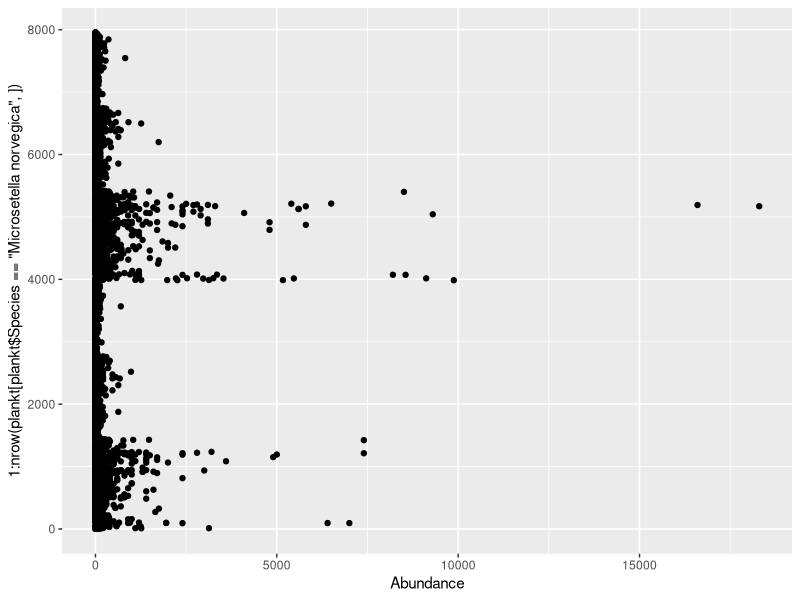

Here is the R script that generated this plot: (Note: this script raises an error after producing the figure.)
# Первичное преобразование данных. 

# Packages  ####
library(reshape2)
library(ggplot2)
library(dplyr)


# Подготовка данных ####
plankt_wide <- read.csv("data/Plankton_raw_tidy.csv", header = TRUE)
vars <- read.csv("data/Plankton_raw_tidy_variables.csv", header = T)


d <- (melt(plankt_wide, id.vars = c("Day", 	"Month", 	"Year", 	"Data"), variable.name = "Var_ID", value.name = "Abundance"))


plankt <- merge(d, vars)



# Первичный осмотр данных ####

ggplot(plankt[plankt$Species == "Microsetella norvegica", ], aes(x = Abundance, y = 1:nrow(plankt[plankt$Species == "Microsetella norvegica", ]))) + geom_point()

# Вопрос Это ошибка в набивке или реально так много.
plankt[plankt$Abundance > 10000 & !is.na(plankt$Abundance) & plankt$Species == "Microsetella norvegica",  ]





plankt$Date2 <- strptime(paste(plankt$Day,"/", plankt$Month, "/", plankt$Year, sep = ""), format=("%d/%m/%Y"))

Start_day <- strptime(paste(plankt_mean$Year,"/01/01", sep = ""), format=("%Y/%d/%m"))


plankt$Days_from_year_start <-  as.numeric(round(difftime(plankt$Date2, as.Date(Start_day))))

hist(plankt$Days_from_year_start)


## Среденвзвешанные значения, объединение слоев

plankt_total <- plankt[plankt$Stage == "Total", ] %>% group_by(Species, Year, Month, Day) %>% summarise(Abundance_0_10 = sum(Abundance[Level == "0-10"]), Abundance_10_25 =  sum(Abundance[Level == "10-25"]), Abundance_25_bottom =  sum(Abundance[Level == "25-bottom"]) )

plankt_total$N_weig <- round((plankt_total$Abundance_0_10 * 10 + plankt_total$Abundance_10_25 * 15 + plankt_total$Abundance_25_bottom * 40)/65, 1)  


# 
# plankt_1 <- plankt[plankt$Level == "0-10", ]
# nrow(plankt_1)
# 
# plankt_2 <- plankt[plankt$Level == "10-25", ]
# nrow(plankt_2)
# 
# plankt_3 <- plankt[plankt$Level == "25-bottom", ]
# nrow(plankt_3)
# 
# 
# names(plankt_1)

# plankt_mean <- plankt_1
# 
# plankt_mean$Abund_mean <- (plankt_1$Abundance*10 + plankt_2$Abundance*15 + plankt_3$Abundance *40 )/65
# 
# qplot(plankt_mean$Abund_mean, plankt_mean$Abundance)


# names(plankt_mean)

# plankt_mean <- plankt_mean[, -6]



# names(plankt_mean)

# plankt_mean <- plankt_mean[, -8]

# names(plankt_mean)


## plankt_mean - dataframe  с усреденными обилиями по горизонтам 0-10 + 10-25





# Многолетние значения средних по летним месяцам  ####


Abundance <- read.csv("data/abundance.csv", header = TRUE) # Данные по обилию видов, усреденнные по всему столбу воды за март-сентябрь.


# ggplot(plankt_mean[plankt_mean$Stage == "Total" & plankt$Month %in% 6:9, ], aes(x = Year, y = (Abund_mean)))  + stat_summary(fun.data = "mean_cl_boot") + facet_wrap(~Species, scales = "free_y") + geom_smooth() 
# 
# colSums(is.na(plankt_mean[plankt_mean$Stage == "Total" & plankt$Month %in% 6:9, ]))
# 
              

# 
# # Находим пики в сезоны
# 
# names(plankt_mean)
# 
# 
# 
# plankt_mean$Date2 <- strptime(paste(plankt_mean$Day,"/", plankt_mean$Month, "/", plankt_mean$Year, sep = ""), format=("%d/%m/%Y"))
# 
# Start_day <- strptime(paste(plankt_mean$Year,"/01/01", sep = ""), format=("%Y/%d/%m"))
# 
# 
# plankt_mean$Days_from_year_start <-  as.numeric(round(difftime(plankt_mean$Date2, as.Date(Start_day))))
# 
# names(plankt_mean)
# 
# 

## Находим средние плотности для каждого вида в период с мая по октябрь


plankt_total$Date2 <- strptime(paste(plankt_total$Day,"/", plankt_total$Month, "/", plankt_total$Year, sep = ""), format=("%d/%m/%Y"))


plankt_total$Month <- months(plankt_total$Date2)

month_included <- if(.Platform$OS.type == "unix") {c("мая", "июня", "июля", "августа","сентября", "октября")}else {c("Май", "Июнь", "Июль", "Август","Сентябрь", "Октябрь")} 
  
  
  
  

plankt_total_summer <- plankt_total[plankt_total$Month %in% month_included, ]


table(plankt_total_summer$Month) 

Abundance_summer <-plankt_total_summer %>% group_by(Species, Year, Month, Day) %>% summarise(N = sum(N_weig, na.rm = TRUE)) %>% group_by (Species, Year)  %>% summarise(Mean_N = mean(N, na.rm = TRUE))

 

Abundance_summer <- round(dcast(Abundance_summer, formula = Year ~ Species ))
 
# qplot(x = Abundance$Calanus_N, y = Abundance_summer$`Calanus glacialis`) + geom_abline()
# qplot(x = Abundance$Pseudocalanus_N, y = Abundance_summer$`Pseudocalanus spp.`)+ geom_abline()
# qplot(x = Abundance$Acartia_N, y = Abundance_summer$`Acartia spp.`) + geom_abline()
# qplot(x = Abundance$Centropages_N, y = Abundance_summer$`Centropages hamatus`) + geom_abline()
# qplot(x = Abundance$Oithona_N, y = Abundance_summer$`Oithona similis`) + geom_abline()
# qplot(x = Abundance$Temora_N, y = Abundance_summer$`Temora longicornis`) + geom_abline()
# qplot(x = Abundance$Microsetella_N, y = Abundance_summer$`Microsetella norvegica`) + geom_abline()
# 
# write.table(Abundance_summer, "clipboard", sep = "\t", row.names = F)
# 


##разделяем датасет на части по видам



#У калянуса объединяем данные по численности копеподитов 1, 2 и 3
calanus_all <- plankt_mean[plankt_mean$Species == "Calanus glacialis", ]

calanus <- calanus_all[calanus_all$Stage == "cop I", ]

calanus1 <- calanus_all[calanus_all$Stage == "cop I", ]
nrow(calanus1)
sum(calanus1$Abund_mean, na.rm = T)

calanus2 <- calanus_all[calanus_all$Stage == "cop II", ]
nrow(calanus2)
sum(calanus2$Abund_mean, na.rm = T)

calanus3 <- calanus_all[calanus_all$Stage == "cop III", ]
nrow(calanus3)
sum(calanus3$Abund_mean, na.rm = T)

calanus$Abundance <- calanus1$Abundance + calanus2$Abundance + calanus3$Abundance  

calanus$Abund_mean <- calanus1$Abund_mean + calanus2$Abund_mean + calanus3$Abund_mean  
nrow(calanus)

calanus$Abund_mean2 <- calanus$Abund_mean
calanus$Abund_mean2[is.na(calanus$Abund_mean)] <- 0
calanus <- calanus[!is.na(calanus$Year), ]






centrop <- plankt_mean[plankt_mean$Species == "Centropages hamatus", ]
centrop <- centrop[centrop$Stage == "cop.", ]
centrop$Abund_mean2 <- centrop$Abund_mean
centrop$Abund_mean2[is.na(centrop$Abund_mean)] <- 0 
centrop <- centrop[!is.na(centrop$Year), ]


temor <- plankt_mean[plankt_mean$Species == "Temora longicornis", ]
temor <- temor[temor$Stage == "cop.", ]
temor$Abund_mean2 <- temor$Abund_mean
temor$Abund_mean2[is.na(temor$Abund_mean)] <- 0 
temor <- temor[!is.na(temor$Year), ]


oit <- plankt_mean[plankt_mean$Species == "Oithona similis", ]
oit <- oit[oit$Stage == "cop.", ]
oit$Abund_mean2 <- oit$Abund_mean
oit$Abund_mean2[is.na(oit$Abund_mean)] <- 0 
oit <- oit[!is.na(oit$Year), ]



pseudocal <- plankt_mean[plankt_mean$Species == "Pseudocalanus spp.", ]
pseudocal <-pseudocal[pseudocal$Stage == "cop.", ]
pseudocal$Abund_mean2 <- pseudocal$Abund_mean
pseudocal$Abund_mean2[is.na(pseudocal$Abund_mean)] <- 0 
pseudocal <- pseudocal[!is.na(pseudocal$Year), ]


acart <- plankt_mean[plankt_mean$Species == "Acartia spp.", ]
acart <-acart[acart$Stage == "cop.", ]
acart$Abund_mean2 <- acart$Abund_mean
acart$Abund_mean2[is.na(acart$Abund_mean)] <- 0 
acart <- acart[!is.na(acart$Year), ]

microset <- plankt_mean[plankt_mean$Species == "Microsetella norvegica", ]
microset <-microset[microset$Stage == "cop.", ]
microset$Abund_mean2 <- microset$Abund_mean
microset$Abund_mean2[is.na(microset$Abund_mean)] <- 0 
microset <- microset[!is.na(microset$Year), ]


tricon <- plankt_mean[plankt_mean$Species == "Triconia spp.", ]
tricon <-tricon[tricon$Stage == "Total", ]
tricon$Abund_mean2 <- tricon$Abund_mean
tricon$Abund_mean2[is.na(tricon$Abund_mean)] <- 0 
tricon <- tricon[!is.na(tricon$Year), ]




## Строим накопленную сумму для каждого вида 
library (plyr)


Total_cum_calanus <- with(data = calanus, tapply(Abund_mean2, INDEX=list(Year), FUN=function(x) as.numeric(cumsum(x))))
df_count_Total_calanus <- ldply (Total_cum_calanus, data.frame)
df_count_Total_calanus$Date2 <- calanus$Date2[order(calanus$Date2)]
names(df_count_Total_calanus) <- c("Year", "N_accum", "Date2")
df_count_Total_calanus$Time <- as.numeric(df_count_Total_calanus$Date2)
df_count_Total_calanus$Time2 <- as.POSIXct(df_count_Total_calanus$Time, origin = "1970-01-01", tz = "UTC")           

qplot(df_count_Total_calanus$Year,df_count_Total_calanus$Time )



Total_cum_centrop <- with(data = centrop, tapply(Abund_mean2, INDEX=list(Year), FUN=function(x) as.numeric(cumsum(x))))
df_count_Total_centrop <- ldply (Total_cum_centrop, data.frame)
df_count_Total_centrop$Date2 <- centrop$Date2 [order(centrop$Date2)]
names(df_count_Total_centrop) <- c("Year", "N_accum", "Date2")
df_count_Total_centrop$Time <- as.numeric(df_count_Total_centrop$Date2)
df_count_Total_centrop$Time2 <- as.POSIXct(df_count_Total_centrop$Time, origin = "1970-01-01", tz = "UTC")           

qplot(df_count_Total_centrop$Year,df_count_Total_centrop$Time)



Total_cum_temor <- with(data = temor, tapply(Abund_mean2, INDEX=list(Year), FUN=function(x) as.numeric(cumsum(x))))
df_count_Total_temor <- ldply (Total_cum_temor, data.frame)
df_count_Total_temor$Date2 <- temor$Date2 [order(temor$Date2)]
names(df_count_Total_temor) <- c("Year", "N_accum", "Date2")
df_count_Total_temor$Time <- as.numeric(df_count_Total_temor$Date2)
df_count_Total_temor$Time2 <- as.POSIXct(df_count_Total_temor$Time, origin = "1970-01-01", tz = "UTC")  

qplot(df_count_Total_temor$Year,df_count_Total_temor$Time )



Total_cum_oit <- with(data = oit, tapply(Abund_mean2, INDEX=list(Year), FUN=function(x) as.numeric(cumsum(x))))
df_count_Total_oit <- ldply (Total_cum_oit, data.frame)
df_count_Total_oit$Date2 <- oit$Date2[order(oit$Date2)]
names(df_count_Total_oit) <- c("Year", "N_accum", "Date2")
df_count_Total_oit$Time <- as.numeric(df_count_Total_oit$Date2)
df_count_Total_oit$Time2 <- as.POSIXct(df_count_Total_oit$Time, origin = "1970-01-01", tz = "UTC")      

qplot(df_count_Total_oit$Year,df_count_Total_oit$Time )


Total_cum_pseudocal <- with(data = pseudocal, tapply(Abund_mean2, INDEX=list(Year), FUN=function(x) as.numeric(cumsum(x))))
df_count_Total_pseudocal <- ldply (Total_cum_pseudocal, data.frame)
df_count_Total_pseudocal$Date2 <- pseudocal$Date2[order(pseudocal$Date2)]
names(df_count_Total_pseudocal) <- c("Year", "N_accum", "Date2")
df_count_Total_pseudocal$Time <- as.numeric(df_count_Total_pseudocal$Date2)
df_count_Total_pseudocal$Time2 <- as.POSIXct(df_count_Total_pseudocal$Time, origin = "1970-01-01", tz = "UTC")      

qplot(df_count_Total_pseudocal$Year,df_count_Total_pseudocal$Time )



Total_cum_acart <- with(data = acart, tapply(Abund_mean2, INDEX=list(Year), FUN=function(x) as.numeric(cumsum(x))))
df_count_Total_acart <- ldply (Total_cum_acart, data.frame)
df_count_Total_acart$Date2 <- acart$Date2[order(acart$Date2)]
names(df_count_Total_acart) <- c("Year", "N_accum", "Date2")
df_count_Total_acart$Time <- as.numeric(df_count_Total_acart$Date2)
df_count_Total_acart$Time2 <- as.POSIXct(df_count_Total_acart$Time, origin = "1970-01-01", tz = "UTC")      

qplot(df_count_Total_acart$Year,df_count_Total_acart$Time )



Total_cum_microset <- with(data = microset, tapply(Abund_mean2, INDEX=list(Year), FUN=function(x) as.numeric(cumsum(x))))
df_count_Total_microset <- ldply (Total_cum_microset, data.frame)
df_count_Total_microset$Date2 <- microset$Date2[order(microset$Date2)]
names(df_count_Total_microset) <- c("Year", "N_accum", "Date2")
df_count_Total_microset$Time <- as.numeric(df_count_Total_microset$Date2)
df_count_Total_microset$Time2 <- as.POSIXct(df_count_Total_microset$Time, origin = "1970-01-01", tz = "UTC")      

qplot(df_count_Total_microset$Year,df_count_Total_microset$Time )




Total_cum_tricon <- with(data = tricon, tapply(Abund_mean2, INDEX=list(Year), FUN=function(x) as.numeric(cumsum(x))))
df_count_Total_tricon <- ldply (Total_cum_tricon, data.frame)
df_count_Total_tricon$Date2 <- tricon$Date2[order(tricon$Date2)]
names(df_count_Total_tricon) <- c("Year", "N_accum", "Date2")
df_count_Total_tricon$Time <- as.numeric(df_count_Total_tricon$Date2)
df_count_Total_tricon$Time2 <- as.POSIXct(df_count_Total_tricon$Time, origin = "1970-01-01", tz = "UTC")      

qplot(df_count_Total_tricon$Year,df_count_Total_tricon$Time )



#########################


## Подбираем модели для описания накопленной суммы для Calanus

# Величины для описания фенологии видов:
# Юлианский день, когда накопленная сумма превысила 50%



# Функция для вычисления параметров логистической кумуляты на выходе три парамтера логистической кривой

log_param <- function(df, species = NULL){
  df_param <- data.frame(Year = rep(NA, length(unique(df$Year))), Asym = NA, xmid = NA, scal = NA)
  i <- 1
  for(year in unique(df$Year)){
    fit <- tryCatch(expr = nls(N_accum ~ SSlogis(Time, Asym, xmid, scal), data = df[df$Year == year, ]), error = function(e)NA)
    
    df_param$Year[i] <-  year
    
    if(is.na(fit)) {df_param$Asym[i] <-  df_param$xmid[i] <- df_param$scal[i] <- NA}
    else{
      df_param$Asym[i] <-  coef(fit)[1]
      df_param$xmid[i] <- coef(fit)[2]
      df_param$scal[i] <- coef(fit)[3]
    }
    i <- i+1
  }
  
  df_param$perc_15 <- with(df_param, xmid - log(Asym/(0.15*Asym) - 1)*scal )
  df_param$perc_50 <- with(df_param, xmid - log(Asym/(0.5*Asym) - 1)*scal )
  df_param$perc_85 <- with(df_param, xmid - log(Asym/(0.85*Asym) - 1)*scal )
  df_param$Time_perc_15 <- as.POSIXct(df_param$perc_15, origin = "1970-01-01", tz = "UTC")
  df_param$Time_perc_50 <- as.POSIXct(df_param$perc_50, origin = "1970-01-01", tz = "UTC") 
  df_param$Time_perc_85 <- as.POSIXct(df_param$perc_85, origin = "1970-01-01", tz = "UTC") 
  
  df_param$Start_day <- as.POSIXct(paste(df_param$Year,"-01-01", sep = ""), tz = "UTC") 
  df_param$Days_perc_15 <- as.numeric(round(difftime( df_param$Time_perc_15, as.Date(df_param$Start_day))))
  df_param$Days_perc_50 <- as.numeric(round(difftime( df_param$Time_perc_50, as.Date(df_param$Start_day))))
  df_param$Days_perc_85 <- as.numeric(round(difftime( df_param$Time_perc_85, as.Date(df_param$Start_day))))
  
  df_param$Species = species
  df_param
    
}

########################

log_param_Calanus <- log_param(df = df_count_Total_calanus, species = "Calanus")
log_param_Centropages <- log_param(df = df_count_Total_centrop, species = "Centropages")
log_param_Temora <- log_param(df = df_count_Total_temor, species = "Temora")
log_param_Oithona <- log_param(df = df_count_Total_oit, species = "Oithona")
log_param_Pseudocalanus <- log_param(df = df_count_Total_pseudocal, species = "Pseudocalanus")
log_param_Acartia <- log_param(df = df_count_Total_acart, species = "Acartia")
log_param_Microsetella <- log_param(df = df_count_Total_microset, species = "Microsetella")
log_param_Triconia <- log_param(df = df_count_Total_tricon, species = "Triconia")



## Смотрим есть ли зависимость между асимптотой кумулятивной крвой (максимальное количество особей отмеченных в данном году) и датой начала сезона



ggplot(log_param_Calanus, aes(x = Days_perc_15, y = log(Asym) )) + geom_point() + geom_smooth(method = "lm")
ggplot(log_param_Centropages, aes(x = Days_perc_15, y = log(Asym) )) + geom_point() + geom_smooth(method = "lm")
ggplot(log_param_Temora, aes(x = Days_perc_15, y = log(Asym) )) + geom_point() + geom_smooth(method = "lm")
ggplot(log_param_Oithona, aes(x = Days_perc_15, y = log(Asym) )) + geom_point()+ geom_smooth(method = "lm")
ggplot(log_param_Pseudocalanus, aes(x = Days_perc_15, y = log(Asym) )) + geom_point()+ geom_smooth(method = "lm")
ggplot(log_param_Acartia, aes(x = Days_perc_15, y = log(Asym) )) + geom_point() + geom_smooth(method = "lm")
ggplot(log_param_Microsetella, aes(x = Days_perc_15, y = log(Asym) )) + geom_point() + geom_smooth(method = "lm")






# Функция для определения характеристик кумуляты

cum_param <- function(df, species = NULL){
  df_param <- data.frame(Year = rep(NA, length(unique(df$Year))), Mean = NA)
  i <- 1
  for(year in unique(df$Year)){
    df_param$Mean[i] <- mean(df$N_accum[df$Year == year])
    # df_param$Mean[i] <- max(df$N_accum[df$Year == year])/2
    df_param$Year[i] <-  year
    days <- which( (df$N_accum[df$Year == year] - df_param$Mean[i])^2 == min((df$N_accum[df$Year == year] - df_param$Mean[i])^2) )[1]
    
    df_param$xmid[i] <- (as.numeric(df[df$Year == year,]$Date2[days]))
    i <- i+1
  }
  
  df_param$Time_Mean <- as.POSIXct(df_param$xmid, origin = "1970-01-01", tz = "UTC")
# 
#   df_param$Start_day <- as.POSIXct(paste(df_param$Year,"-01-01", sep = ""), tz = "UTC")
# 
#   df_param$Days_perc_50 <- as.numeric(round(difftime( df_param$Time_perc_50, as.Date(df_param$Start_day))))

  df_param$Species = species
  df_param
  
}


cum_param(df = df_count_Total_calanus, species = "Calanus")

##Даты пиков численности видов

peaks <- function(df, species = NULL){
  df_param <- data.frame(Year = rep(NA, length(unique(df$Year))))
  i <- 1
  for(year in unique(df$Year)){
    df_param$Year[i] <-  year
    df_param$Peak_Days_from_year_start[i] <- mean(df$Days_from_year_start[df$Year == year & df$Abund_mean2 == max(df$Abund_mean2[df$Year == year])])
    i <- i + 1
  }
  df_param
  
}

log_param_Calanus <- merge(log_param_Calanus, peaks(df = calanus), by="Year")
log_param_Centropages <- merge(log_param_Centropages, peaks(df = centrop), by="Year")
log_param_Temora <- merge(log_param_Temora, peaks(df = temor), by="Year")
log_param_Oithona <- merge(log_param_Oithona, peaks(df = oit), by="Year")
log_param_Pseudocalanus<- merge(log_param_Pseudocalanus, peaks(df = pseudocal), by="Year")
log_param_Acartia <- merge(log_param_Acartia, peaks(df = acart), by="Year")
log_param_Microsetella <- merge(log_param_Microsetella, peaks(df = microset), by="Year")
log_param_Triconia <- merge(log_param_Triconia, peaks(df = tricon), by="Year")



write.table(log_param_Calanus, "clipboard", sep = "\t", row.names = FALSE)



ggplot(log_param_Calanus, aes(x = Peak_Days_from_year_start, y = log(Asym) )) + geom_point() + geom_smooth(method = "lm")
ggplot(log_param_Centropages, aes(x = Peak_Days_from_year_start, y = log(Asym) )) + geom_point() + geom_smooth(method = "lm")
ggplot(log_param_Temora, aes(x = Peak_Days_from_year_start, y = log(Asym) )) + geom_point() + geom_smooth(method = "lm")
ggplot(log_param_Oithona, aes(x = Peak_Days_from_year_start, y = log(Asym) )) + geom_point()+ geom_smooth(method = "lm")
ggplot(log_param_Pseudocalanus, aes(x = Peak_Days_from_year_start, y = log(Asym) )) + geom_point()+ geom_smooth(method = "lm")
ggplot(log_param_Acartia, aes(x = Peak_Days_from_year_start, y = log(Asym) )) + geom_point() + geom_smooth(method = "lm")
ggplot(log_param_Microsetella, aes(x = Peak_Days_from_year_start, y = log(Asym) )) + geom_point() + geom_smooth(method = "lm")




# Функция для рисования кумулят

plot_cum <- function(df =df_count_Total_calanus,  year = 1961){
  library(ggplot2)
  fit <- tryCatch(expr = nls(N_accum ~ SSlogis(Time, Asym, xmid, scal), data = df[df$Year == year, ]), error = function(e)NA)
  
  if(is.na(fit[1])){
    Pl <- ggplot(df[df$Year == year, ], aes(x = Time2, y = N_accum)) + geom_point() + scale_x_datetime(date_breaks = "4 week", date_labels = "%d-%m")
    
  }
  else{
    predict <- predict(fit, newdata = df[df$Year == year, ])
    Pl <- ggplot(df[df$Year == year, ], aes(x = Time2, y = N_accum)) + geom_point() + geom_line(aes(y = predict)) + scale_x_datetime(date_breaks = "4 week", date_labels = "%d-%m")
    
  }
  
  Pl
}



# cum <- df_count_Total_calanus$N_accum[df_count_Total_calanus$Year == year]
# 
# plot_cum(year = year, df = df_count_Total_calanus) + geom_hline(yintercept = mean(cum)) + geom_hline(yintercept = max(cum)/2, color = "blue") + geom_line(aes())



year <- 2015
plot_cum(year = year, df = df_count_Total_calanus) + geom_line(color = "gray")


## Функция для поиска дат макисмально близких к опорным ключевым событиям в фенологии (начало появления, конец пребывания) для тех случаев, когда кумулята не выходит на плато.#######

date_search <- function(df = df_count_Total_oit, year = 2014, Begin_thresh = 0.15, End_thresh = 0.85){
  df_year <- df[df$Year == year, ]
  Max <- max(df_year$N_accum)
  Begin <- Max*Begin_thresh
  End <- Max*End_thresh
  Meadle <- (Begin + End)/2
  
  Dev_Begin <- (df_year$N_accum - Begin)^2
  Dev_End <- (df_year$N_accum - End)^2
  Dev_Meadle <- (df_year$N_accum - Meadle)^2

  Date_Start <- (as.POSIXct(paste(year,"-01-01", sep = ""), origin = "1970-01-01", tz = "UTC"))
  
  Date_Begin <- as.POSIXct(df_year[which(Dev_Begin == min(Dev_Begin)), ]$Date2, origin = "1970-01-01", tz = "UTC") 
  Date_End <- as.POSIXct(df_year[which(Dev_End == min(Dev_End)), ]$Date2, origin = "1970-01-01", tz = "UTC") 
  Date_Meadle <- as.POSIXct(df_year[which(Dev_Meadle == min(Dev_Meadle)), ]$Date2, origin = "1970-01-01", tz = "UTC") 
  
  Day_Begin <- as.numeric(difftime(Date_Begin, Date_Start))
  Day_Begin <- Day_Begin[1] # Берем первую из ближайших дат 
  Day_End <- as.numeric(difftime(Date_End, Date_Start))
  Day_End <- Day_End[length(Day_End)] # Берем поледнюю из ближайших дат
  Day_Meadle <- as.numeric(difftime(Date_Meadle, Date_Start))
  Day_Meadle <- mean(Day_Meadle) #Берем среднюю из ближайшх дат
  
  result <- data.frame(Param = c("Days_perc_15",	"Days_perc_50", 	"Days_perc_85"), Value = c(Day_Begin, Day_Meadle, Day_End))
  
  result
  
}


date_search(df = df_count_Total_calanus, year = 1990)




#############################


## Рисунок с динамикой численности видов

plot_dynam <- function(df_a, df_par, begin, end, Ncol) {
  library(ggplot2)
  df_a <- df_a[order(df_a$Date2),]
  ggplot(df_a[df_a$Year %in% begin:end,], aes(x = Days_from_year_start, y = Abund_mean2)) + geom_line() +  facet_wrap(~Year, ncol=Ncol, scales = "free_y") + geom_vline(data = df_par[df_par$Year%in% begin:end, ], aes(xintercept = Days_perc_50), color = "blue") + geom_vline(data = df_par[df_par$Year%in% begin:end, ], aes(xintercept = Peak_Days_from_year_start), color = "red") + geom_smooth(se = FALSE) + labs(x = "Year days", y = "Abundance") + theme_bw()
}


# Динамика Oithona ##############

(Pl_0it_1 <- plot_dynam(oit, log_param_Oithona, 1961, 1966, 3))

(Pl_0it_2 <- plot_dynam(oit, log_param_Oithona, 1967, 1972, 3))

(Pl_0it_3 <- plot_dynam(oit, log_param_Oithona, 1973, 1978, 3))

(Pl_0it_4 <- plot_dynam(oit, log_param_Oithona, 1979, 1984, 3))

(Pl_0it_5 <- plot_dynam(oit, log_param_Oithona, 1985, 1990, 3))

(Pl_0it_6 <- plot_dynam(oit, log_param_Oithona, 1991, 1996, 3))

(Pl_0it_7 <- plot_dynam(oit, log_param_Oithona, 1997, 2002, 3))

(Pl_0it_8 <- plot_dynam(oit, log_param_Oithona, 2003, 2008, 3))

(Pl_0it_9 <- plot_dynam(oit, log_param_Oithona, 2009, 2014, 3))

(Pl_0it_10 <- plot_dynam(oit, log_param_Oithona, 2015, 2018, 3))





# Динамика Calanus ##############

(Pl_cal_1 <- plot_dynam(calanus, log_param_Calanus, 1961, 1966, 3))

(Pl_cal_2 <- plot_dynam(calanus, log_param_Calanus, 1967, 1972, 3))

(Pl_cal_3 <- plot_dynam(calanus, log_param_Calanus, 1973, 1978, 3))

(Pl_cal_4 <- plot_dynam(calanus, log_param_Calanus, 1979, 1984, 3))

(Pl_cal_5 <- plot_dynam(calanus, log_param_Calanus, 1985, 1990, 3))

(Pl_cal_6 <- plot_dynam(calanus, log_param_Calanus, 1991, 1996, 3))

(Pl_cal_7 <- plot_dynam(calanus, log_param_Calanus, 1997, 2002, 3))

(Pl_cal_8 <- plot_dynam(calanus, log_param_Calanus, 2003, 2008, 3))

(Pl_cal_9 <- plot_dynam(calanus, log_param_Calanus, 2009, 2014, 3))

(Pl_cal_10 <- plot_dynam(calanus, log_param_Calanus, 2015, 2018, 3))




# Динамика Centropages ##############

(Pl_centrop_1 <- plot_dynam(centrop, log_param_Centropages, 1961, 1966, 3))

(Pl_centrop_2 <- plot_dynam(centrop, log_param_Centropages, 1967, 1972, 3))

(Pl_centrop_3 <- plot_dynam(centrop, log_param_Centropages, 1973, 1978, 3))

(Pl_centrop_4 <- plot_dynam(centrop, log_param_Centropages, 1979, 1984, 3))

(Pl_centrop_5 <- plot_dynam(centrop, log_param_Centropages, 1985, 1990, 3))

(Pl_centrop_6 <- plot_dynam(centrop, log_param_Centropages, 1991, 1996, 3))

(Pl_centrop_7 <- plot_dynam(centrop, log_param_Centropages, 1997, 2002, 3))

(Pl_centrop_8 <- plot_dynam(centrop, log_param_Centropages, 2003, 2008, 3))

(Pl_centrop_9 <- plot_dynam(centrop, log_param_Centropages, 2009, 2014, 3))

(Pl_centrop_10 <- plot_dynam(centrop, log_param_Centropages, 2015, 2018, 3))




# Динамика Temora ##############


(Pl_temor_1 <- plot_dynam(temor, log_param_Temora, 1961, 1966, 3))

(Pl_temor_2 <- plot_dynam(temor, log_param_Temora, 1967, 1972, 3))

(Pl_temor_3 <- plot_dynam(temor, log_param_Temora, 1973, 1978, 3))

(Pl_temor_4 <- plot_dynam(temor, log_param_Temora, 1979, 1984, 3))

(Pl_temor_5 <- plot_dynam(temor, log_param_Temora, 1985, 1990, 3))

(Pl_temor_6 <- plot_dynam(temor, log_param_Temora, 1991, 1996, 3))

(Pl_temor_7 <- plot_dynam(temor, log_param_Temora, 1997, 2002, 3))

(Pl_temor_8 <- plot_dynam(temor, log_param_Temora, 2003, 2008, 3))

(Pl_temor_9 <- plot_dynam(temor, log_param_Temora, 2009, 2014, 3))

(Pl_temor_10 <- plot_dynam(temor, log_param_Temora, 2015, 2018, 3))




# Динамика Pseudocalanus ##############


(Pl_pseudocal_1 <- plot_dynam(pseudocal, log_param_Pseudocalanus, 1961, 1966, 3))

(Pl_pseudocal_2 <- plot_dynam(pseudocal, log_param_Pseudocalanus, 1967, 1972, 3))

(Pl_pseudocal_3 <- plot_dynam(pseudocal, log_param_Pseudocalanus, 1973, 1978, 3))

(Pl_pseudocal_4 <- plot_dynam(pseudocal, log_param_Pseudocalanus, 1979, 1984, 3))

(Pl_pseudocal_5 <- plot_dynam(pseudocal, log_param_Pseudocalanus, 1985, 1990, 3))

(Pl_pseudocal_6 <- plot_dynam(pseudocal, log_param_Pseudocalanus, 1991, 1996, 3))

(Pl_pseudocal_7 <- plot_dynam(pseudocal, log_param_Pseudocalanus, 1997, 2002, 3))

(Pl_pseudocal_8 <- plot_dynam(pseudocal, log_param_Pseudocalanus, 2003, 2008, 3))

(Pl_pseudocal_9 <- plot_dynam(pseudocal, log_param_Pseudocalanus, 2009, 2014, 3))

(Pl_pseudocal_10 <- plot_dynam(pseudocal, log_param_Pseudocalanus, 2015, 2018, 3))



# Динамика Acartia ##############


(Pl_acart_1 <- plot_dynam(acart, log_param_Acartia, 1961, 1966, 3))

(Pl_acart_2 <- plot_dynam(acart, log_param_Acartia, 1967, 1972, 3))

(Pl_acart_3 <- plot_dynam(acart, log_param_Acartia, 1973, 1978, 3))

(Pl_acart_4 <- plot_dynam(acart, log_param_Acartia, 1979, 1984, 3))

(Pl_acart_5 <- plot_dynam(acart, log_param_Acartia, 1985, 1990, 3))

(Pl_acart_6 <- plot_dynam(acart, log_param_Acartia, 1991, 1996, 3))

(Pl_acart_7 <- plot_dynam(acart, log_param_Acartia, 1997, 2002, 3))

(Pl_acart_8 <- plot_dynam(acart, log_param_Acartia, 2003, 2008, 3))

(Pl_acart_9 <- plot_dynam(acart, log_param_Acartia, 2009, 2014, 3))

(Pl_acart_10 <- plot_dynam(acart, log_param_Acartia, 2015, 2018, 3))





# Динамика Mirosetella ##############


(Pl_microset_1 <- plot_dynam(microset, log_param_Microsetella, 1961, 1966, 3))

(Pl_microset_2 <- plot_dynam(microset, log_param_Microsetella, 1967, 1972, 3))

(Pl_microset_3 <- plot_dynam(microset, log_param_Microsetella, 1973, 1978, 3))

(Pl_microset_4 <- plot_dynam(microset, log_param_Microsetella, 1979, 1984, 3))

(Pl_microset_5 <- plot_dynam(microset, log_param_Microsetella, 1985, 1990, 3))

(Pl_microset_6 <- plot_dynam(microset, log_param_Microsetella, 1991, 1996, 3))

(Pl_microset_7 <- plot_dynam(microset, log_param_Microsetella, 1997, 2002, 3))

(Pl_microset_8 <- plot_dynam(microset, log_param_Microsetella, 2003, 2008, 3))

(Pl_microset_9 <- plot_dynam(microset, log_param_Microsetella, 2009, 2014, 3))

(Pl_microset_10 <- plot_dynam(microset, log_param_Microsetella, 2015, 2018, 3))





# Динамика Tricona ##############


(Pl_tricon_1 <- plot_dynam(tricon, log_param_Triconia, 1961, 1966, 3))

(Pl_tricon_2 <- plot_dynam(tricon, log_param_Triconia, 1967, 1972, 3))

(Pl_tricon_3 <- plot_dynam(tricon, log_param_Triconia, 1973, 1978, 3))

(Pl_tricon_4 <- plot_dynam(tricon, log_param_Triconia, 1979, 1984, 3))

(Pl_tricon_5 <- plot_dynam(tricon, log_param_Triconia, 1985, 1990, 3))

(Pl_tricon_6 <- plot_dynam(tricon, log_param_Triconia, 1991, 1996, 3))

(Pl_tricon_7 <- plot_dynam(tricon, log_param_Triconia, 1997, 2002, 3))

(Pl_tricon_8 <- plot_dynam(tricon, log_param_Triconia, 2003, 2008, 3))

(Pl_tricon_9 <- plot_dynam(tricon, log_param_Triconia, 2009, 2014, 3))

(Pl_tricon_10 <- plot_dynam(tricon, log_param_Triconia, 2015, 2018, 3))
